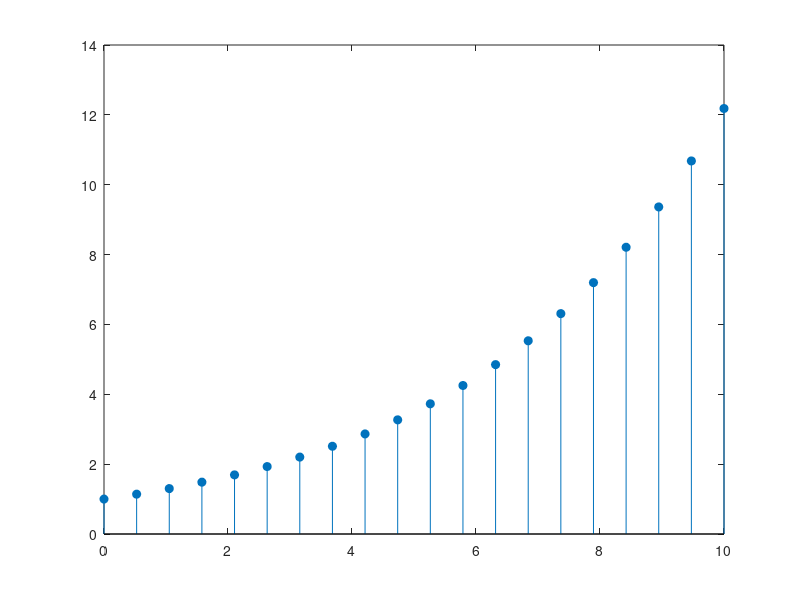
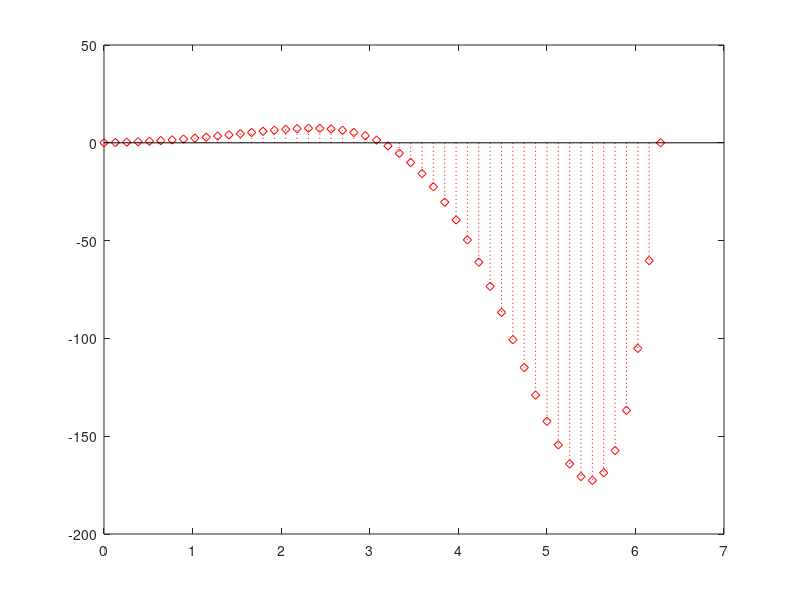
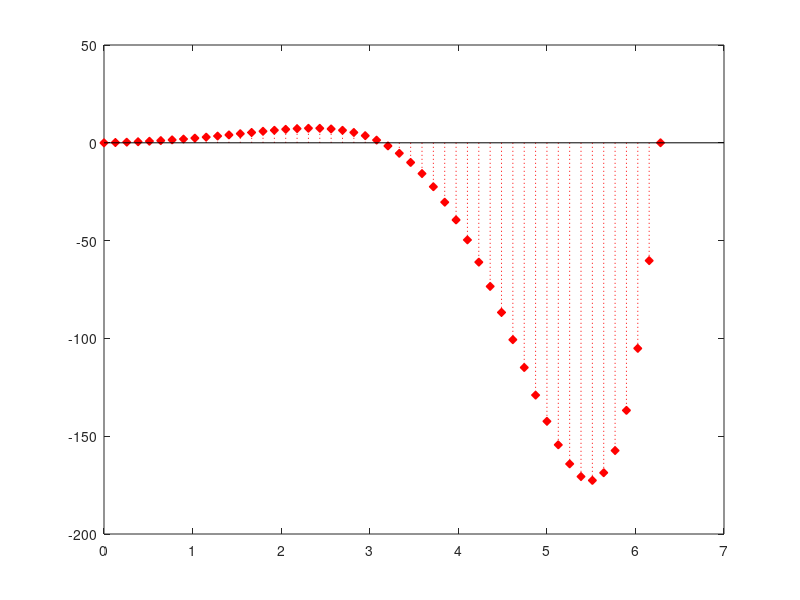
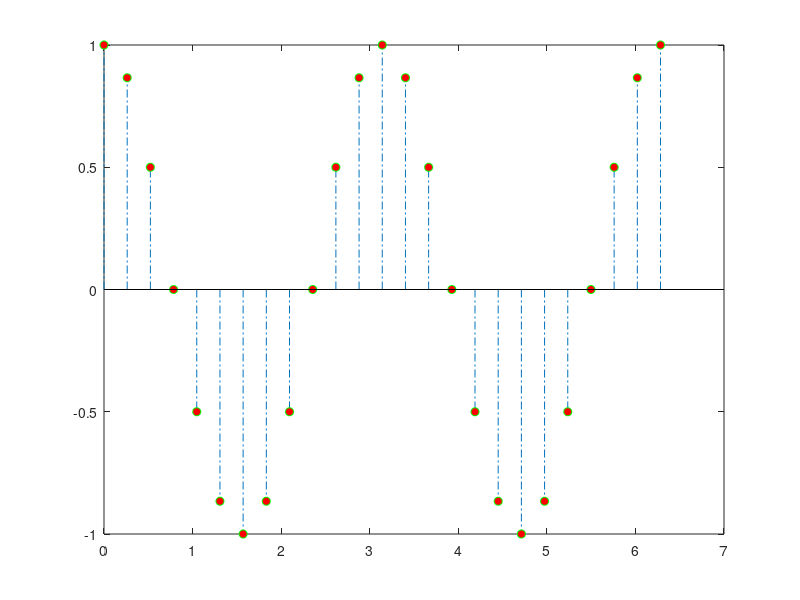

The MATLAB script that drew these images, in order:
%=============================================================================
% Copyright (c) 2016-present Allan CORNET (Nelson)
%=============================================================================
% This file is part of the Nelson.
%=============================================================================
% LICENCE_BLOCK_BEGIN
% SPDX-License-Identifier: LGPL-3.0-or-later
% LICENCE_BLOCK_END
%=============================================================================
% <--ADV-CLI MODE-->
%=============================================================================
f = figure();
X = linspace(0, 10, 20)';
Y = (exp(0.25*X));
h = stem(X, Y, 'filled');
%=============================================================================
f = figure();
X = linspace(0, 2 * pi, 50)';
Y = (exp(X).*sin(X));
h = stem(X, Y, ':diamondr');
%=============================================================================
f = figure();
X = linspace(0, 2 * pi, 50)';
Y = (exp(X).*sin(X));
h = stem(X, Y, ':diamondr', 'filled');
%=============================================================================
f = figure();
X = linspace(0, 2 * pi, 25)';
Y = (cos(2*X));
h = stem(X, Y, 'LineStyle','-.', 'MarkerFaceColor', 'red', 'MarkerEdgeColor', 'green');
%=============================================================================
